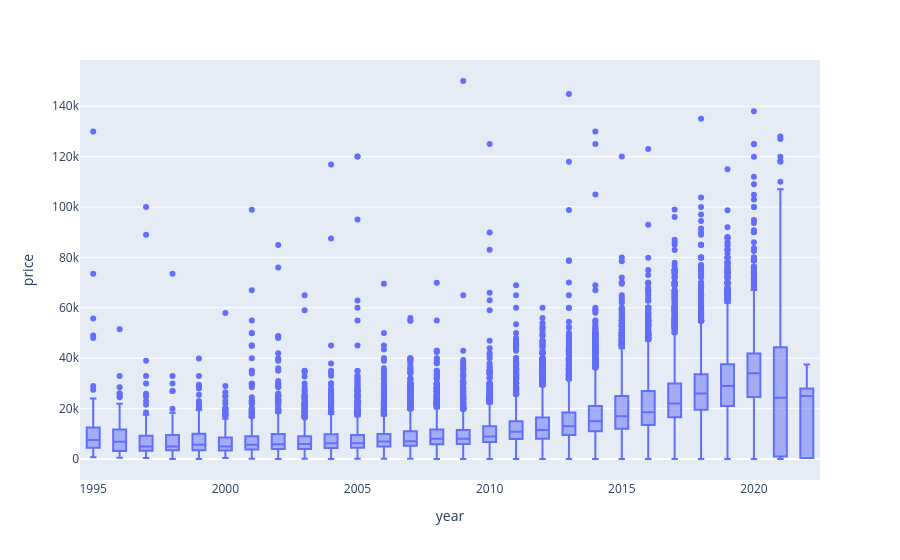

The notebook cell this image was saved under:
### Code cell
px.box((Final_Dataset), x='year', y='price')

### Figure 1 — Plotly figure (JSON) as saved in the notebook; plotly's stock layout.template omitted (floating-point values rounded to 4 significant figures; data arrays with more than 128 entries replaced by an {"elided": "..."} marker saying what was removed)
{"data": [{"alignmentgroup": "True", "hovertemplate": "year=%{x}<br>price=%{y}<extra></extra>", "legendgroup": "", "marker": {"color": "#636efa"}, "name": "", "notched": false, "offsetgroup": "", "orientation": "v", "showlegend": false, "type": "box", "x": {"elided": "51509 int values"}, "x0": " ", "xaxis": "x", "y": {"elided": "51509 int values"}, "y0": " ", "yaxis": "y"}], "layout": {"boxmode": "group", "legend": {"tracegroupgap": 0}, "margin": {"t": 60}, "xaxis": {"anchor": "y", "domain": [0, 1], "title": {"text": "year"}}, "yaxis": {"anchor": "x", "domain": [0, 1], "title": {"text": "price"}}}}
